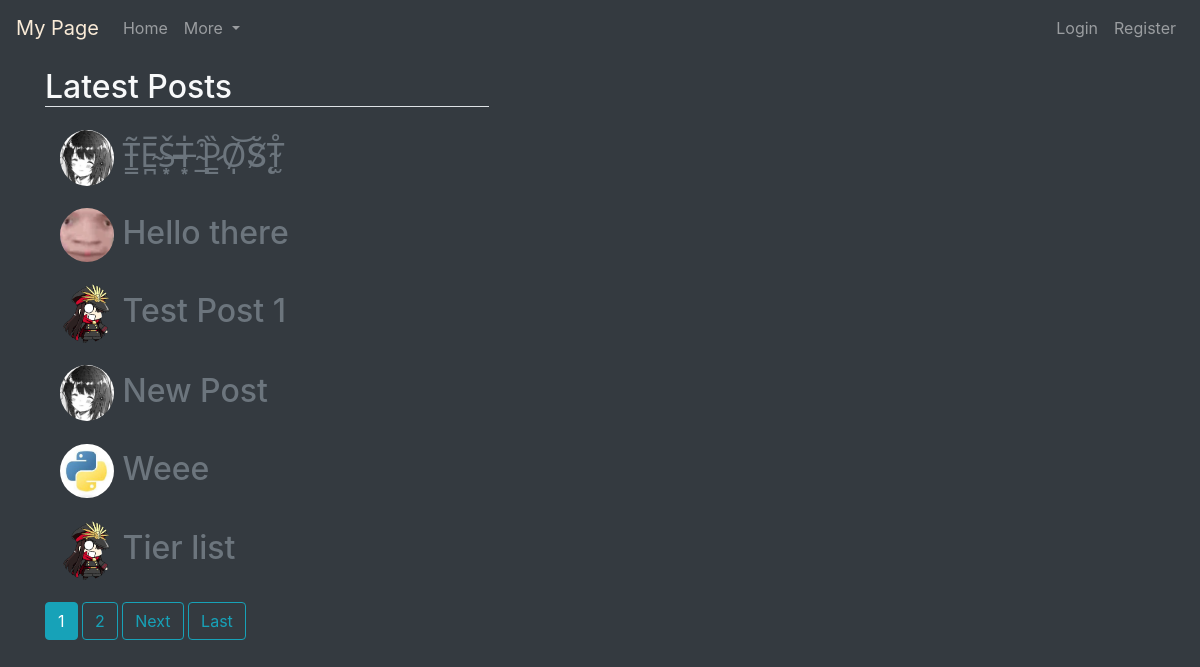
Before: / with the older database file.
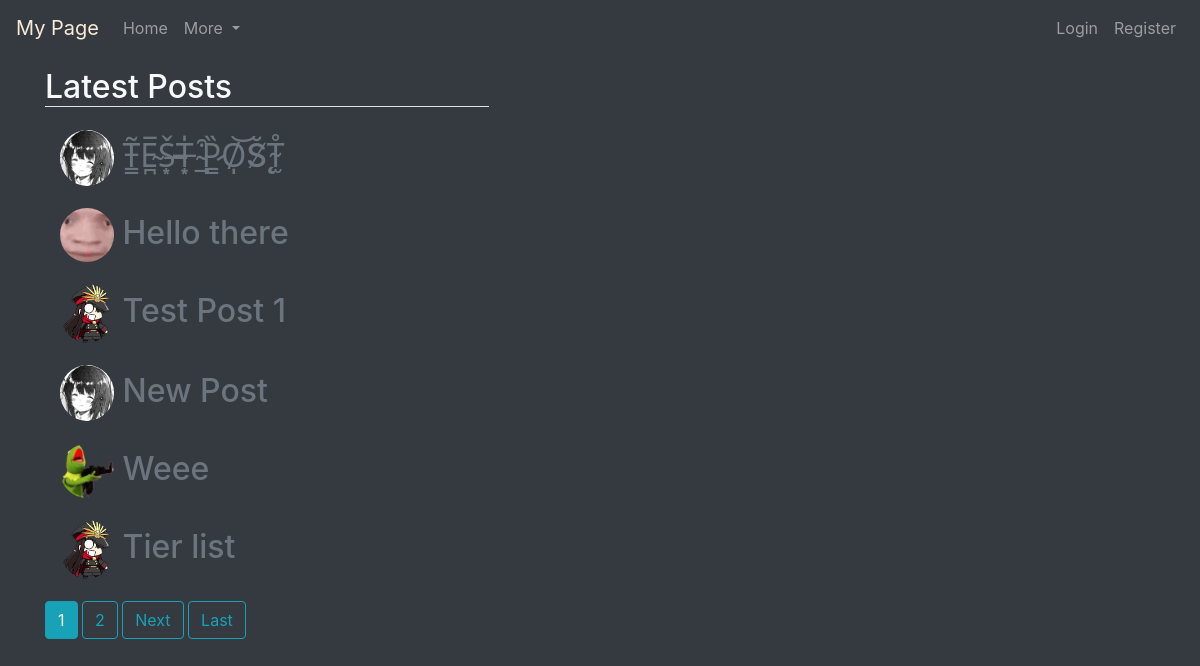
After: the same page with the newer database file.
### MyPage/models.py (models this page shows, shortened)
class Post(models.Model):
    author = models.ForeignKey(
        User, on_delete=models.CASCADE, related_name="written_posts")
    time_posted = models.DateTimeField(default=timezone.now)
    title = models.CharField(max_length=64, default='No Title')
    content = models.TextField()

class Profile(models.Model):
    user = models.OneToOneField(User, on_delete=models.CASCADE)
    image = models.ImageField(default='default.png', upload_to='images')
    contacts = models.ManyToManyField(User, blank=True, related_name='contacts')

### MyPage/views.py (the view)
# urls.py: path('', my_views.PostsView.as_view(), name='my-index'),
class PostsView(ListView):
    model = Post
    template_name = 'MyPage/index.html'
    context_object_name = 'posts'
    ordering = ['-time_posted']
    paginate_by = 6

### MyPage/templates/MyPage/index.html (shortened to what this page needs)
{% extends "MyPage/base.html" %}
{% block content %}
    <h2 class="border-bottom bottom-line">Latest Posts</h2>
        {% for post in posts %}
                <div class="container" style="margin-bottom: 2%;">
                    <h2 title="{{ post.time_posted }}">
                        <a href="{% url 'my-user' post.author.id %}" class="text-secondary">
                        <img src="{{ post.author.profile.image.url }}" style="width:5%;" class="rounded-circle" title="{{ post.author }}">
                        </a>
                        <a href="{% url 'my-post' post.id %}" class="text-secondary">
                        {{ post.title }}
                        </a>
                    </h2>
                </div>
        {% endfor %}
    {% if is_paginated %}
        {% for num in page_obj.paginator.page_range %}
            {% if page_obj.number == num %}
                <a class="btn btn-info mb-4" href="?page={{ num }}">{{ num }}</a>
            {% elif num > page_obj.number|add:'-3' and num < page_obj.number|add:'3' %}
                <a class="btn btn-outline-info mb-4" href="?page={{ num }}">{{ num }}</a>
            {% endif %}
        {% endfor %}
        {% if page_obj.has_next %}
        <a class="btn btn-outline-info mb-4" href="?page={{ page_obj.next_page_number }}">Next</a>
        <a class="btn btn-outline-info mb-4" href="?page={{ page_obj.paginator.num_pages }}">Last</a>
        {% endif %}
    {% endif %}
{% endblock %}

Changed rows visible on the page:
changed through a linked row, Post "Weee": author.profile.image: picture added in place of a placeholder
